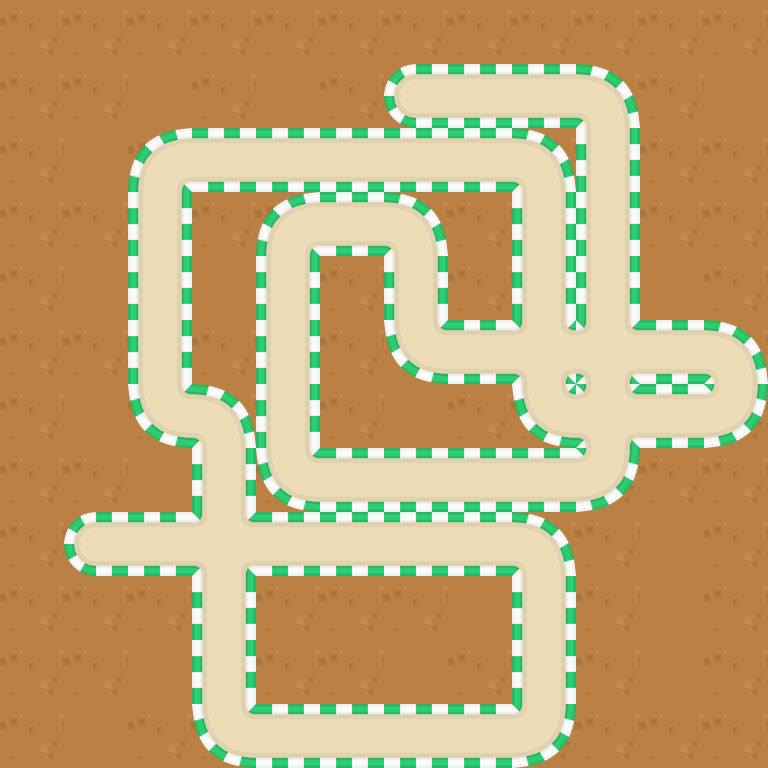

Rendered tile map (Tiled .tmx) drawn with the repository's tilesets; below, a short description and the full map source, tile grids included:
An orthogonal 12x12 tile map with 64x64 px tiles, 2 tile layers (Background, World) and 2 objects (Start, Finish).

<map version="1.2" tiledversion="1.2.3" orientation="orthogonal" renderorder="right-down" width="12" height="12" tilewidth="64" tileheight="64" infinite="0" nextlayerid="4" nextobjectid="5">
 <tileset firstgid="1" source="spritesheet.tsx" />
 <layer id="2" name="Background" width="12" height="12">
  <data encoding="csv">
103,103,103,103,103,103,103,103,103,103,103,103,
103,103,49,103,49,103,49,103,49,103,103,49,
103,49,103,103,103,0,103,103,103,103,103,103,
103,103,103,103,103,0,103,103,103,103,103,103,
103,49,103,49,103,103,49,103,103,103,49,103,
103,103,103,103,49,103,49,103,103,103,103,103,
103,49,103,103,103,103,49,103,103,103,103,103,
103,103,49,103,103,103,103,103,103,103,103,103,
103,103,103,103,103,103,103,103,103,103,49,103,
103,103,103,103,103,103,103,49,103,103,49,103,
103,103,49,103,103,103,49,103,103,103,49,103,
103,49,103,103,103,103,103,103,103,103,103,103
</data>
 </layer>
 <layer id="1" name="World" width="12" height="12">
  <data encoding="csv">
0,0,0,0,0,0,0,0,0,0,0,0,
0,0,0,0,0,0,35,31,31,27,0,0,
0,0,26,31,31,31,31,31,27,30,0,0,
0,0,30,0,26,31,27,0,30,30,0,0,
0,0,30,0,30,0,30,0,30,30,0,0,
0,0,30,0,30,0,28,31,36,36,31,27,
0,0,28,27,30,0,0,0,28,36,31,29,
0,0,0,30,28,31,31,31,31,29,0,0,
0,35,31,36,31,31,31,31,27,0,0,0,
0,0,0,30,0,0,0,0,30,0,0,0,
0,0,0,30,0,0,0,0,30,0,0,0,
0,0,0,28,31,31,31,31,29,0,0,0
</data>
 </layer>
 <objectgroup id="3" name="Objects">
  <object id="1" name="Start" x="416" y="96">
   <point />
  </object>
  <object id="2" name="Finish" x="96" y="544">
   <point />
  </object>
 </objectgroup>
</map>
